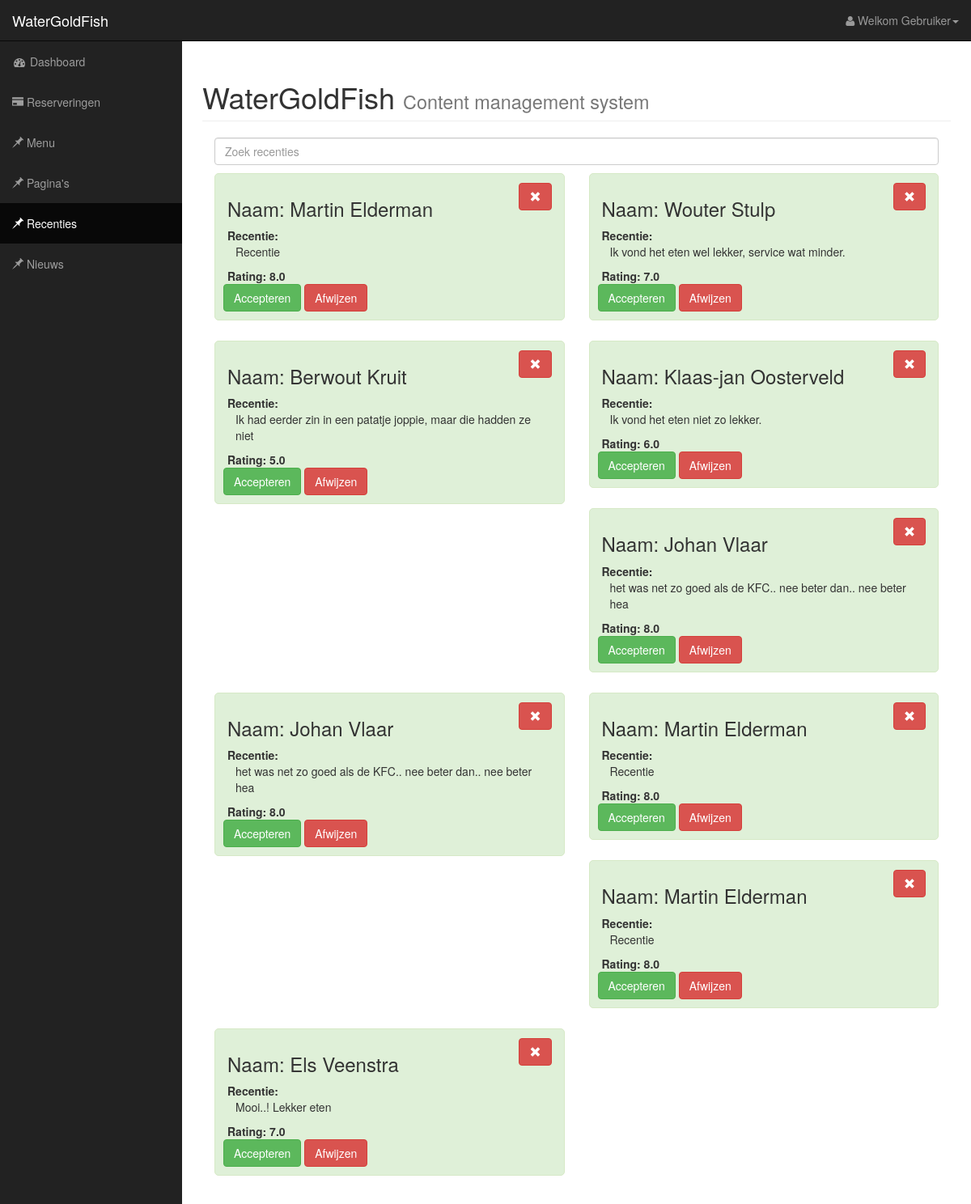
The app's page /recenties.php with its own data.
### tables this page shows
CREATE TABLE IF NOT EXISTS `recenties` (
  `ID` int(11) NOT NULL,
  `naam` varchar(45) DEFAULT NULL,
  `recentie` longtext,
  `rating` varchar(45) DEFAULT NULL,
  `akkoord` tinyint(1) DEFAULT '0'
);

### recenties.php (the view, shortened to what this page needs)
<!DOCTYPE html>
<html lang="en">
<head>
    <link href="css/bootstrap.min.css" rel="stylesheet">
    <link href="css/default.css" rel="stylesheet">
    <link href="css/recenties.css" rel="stylesheet">
    <link href="fonts/font-awesome/css/font-awesome.min.css" rel="stylesheet" type="text/css">
</head>
<body>
<div id="wrapper">
    <?php
    $currentpage = "recenties";
    require_once 'assets/header.php';
    ?>
    <div id="page-wrapper">
        <div class="container-fluid">
            <div class="row">
                <div class="col-lg-12">
                    <h1 class="page-header">
                        WaterGoldFish
                        <small>Content management system</small>
                    </h1>
                    <div class="col-lg-12">
                        <input type="search" class="form-control" id="input-search" placeholder="Zoek recenties" >
                    </div>
                    <div class="searchable-container">
                        <?php
                        $db = new PDO("mysql:host=127.0.0.1;dbname=CMS","root","root");
                        $sql = "SELECT * FROM recenties";
                        $stmt = $db->prepare($sql);
                        $stmt->execute();
                        while ($arr = $stmt->fetch(PDO::FETCH_ASSOC)) {
                            if($arr['akkoord'] == 0) {
                                $recenties_kleur = "#ECECEC";
                                $recenties_border = "#D8D8D8";
                            } else {
                                if ($arr['akkoord'] == 1) {
                                    $recenties_kleur = "#F2DEDE";
                                    $recenties_border = "#EBCCD1";
                                } else {
                                    if ($arr['akkoord'] == 2) {
                                        $recenties_kleur = "#DFF0D8";
                                        $recenties_border = "#D6E9C6";
                                    }
                                }
                            }
                            ?>
                            <div class="items col-md-6 clearfix">
                                <div class="info-block block-info clearfix" style="background-color:<?php echo $recenties_kleur; ?>; border: 1px solid <?php echo $recenties_border; ?>;">
                                    <div class="col-md-12">
                                        <form method="POST">
                                            <button type="submit" id="delete" name="delete" class=" btn btn-danger pull-right glyphicon glyphicon-remove"></button>
                                        </form>
                                    <h3>Naam: <?php echo $arr['naam']; ?></h3></div>
                                    <div class="col-md-12"> <b>Recentie:</b><p> <?php echo $arr['recentie']; ?></p></div>
                                    <div class="col-md-12"> <b>Rating: <?php echo $arr['rating']?></b></div>
                                    <form method="POST">
                                        <button class="btn btn-success" type="submit" name="accept">Accepteren</button>
                                        <button class="btn btn-danger" type="submit" name="decline">Afwijzen</button>
                                    </form>
                                </div>
                            </div>
                        <?php
                        }
                        ?>
                    </div>
                </div>
            </div>
        </div>
    </div>
</div>
</body>
</html>

### assets/header.php (shortened to what this page needs)
<!DOCTYPE html>
<html lang="en">
<body>
<nav class="navbar navbar-inverse navbar-fixed-top" role="navigation">
    <div class="navbar-header">
        <a class="navbar-brand" href="index.php">WaterGoldFish</a>
    </div>
    <ul class="nav navbar-right top-nav">
        <li class="dropdown">
            <a href="#" class="dropdown-toggle" data-toggle="dropdown"><i class="fa fa-user"></i> Welkom Gebruiker<b class="caret"></b></a>
        </li>
    </ul>
    <div class="collapse navbar-collapse navbar-ex1-collapse">
        <ul class="nav navbar-nav side-nav">
            <li class= "<?php if($currentpage =='index'){echo 'active';}?>">
                <a href="index.php"><i class="fa fa-fw fa-dashboard"></i> Dashboard</a>
            </li>
            <li class="<?php if($currentpage =='reserveringen'){echo 'active';}?>">
                <a href="reserveringen.php"><i class=" glyphicon glyphicon-credit-card"></i> Reserveringen</a>
            </li>
            <li class="<?php if($currentpage =='menu'){echo 'active';}?>">
                <a href="menu.php"><i class="glyphicon glyphicon-pushpin"></i> Menu</a>
            </li>
            <li class="<?php if($currentpage =='pagina'){echo 'active';}?>">
                <a href="pagina.php?id=1"><i class="glyphicon glyphicon-pushpin"></i> Pagina's</a>
            </li>
            <li class="<?php if($currentpage =='recenties'){echo 'active';}?>">
                <a href="recenties.php"><i class="glyphicon glyphicon-pushpin"></i> Recenties</a>
            </li>
            <li class="<?php if($currentpage =='nieuws'){echo 'active';}?>">
                <a href="nieuws.php"><i class="glyphicon glyphicon-pushpin"></i> Nieuws</a>
            </li>
        </ul>
    </div>
</nav>
</body>

### css/default.css (style rules this page uses)
body { margin-top: 100px; background-color: #ffffff; adding-top:20px; }
@media (min-width:768px) { body { margin-top: 50px; } }
#wrapper { padding-left: 0; }
#page-wrapper { width: 100%; padding: 0; background-color: #fff; min-height: 500px;!important; }
@media (min-width:768px) { #wrapper { padding-left: 225px; } }
@media (min-width:768px) { #page-wrapper { padding: 10px; } }
.top-nav { padding: 0 15px; }
.top-nav>li { display: inline-block; float: left; }
.top-nav>li>a { padding-top: 15px; padding-bottom: 15px; line-height: 20px; color: #999; }
@media (min-width:768px) { .side-nav { position: fixed; top: 51px; left: 225px; width: 225px; margin-left: -225px; border: none; border-radius: 0; overflow-y: auto; background-color: #222; bottom: 0; overflow-x: hidden; padding-bottom: 40px; } }
@media (min-width:768px) { .side-nav>li>a { width: 225px; } }
.info-block { margin-bottom:25px }

### css/recenties.css (style rules this page uses)
.form-control { margin-bottom: 10px; }
.info-block.block-info.clearfix { border-radius: 5px; padding-top: 10px; }
.info-block.block-info.clearfix p { margin-left: 10px; }
.btn.btn-success { margin-left: 10px; margin-bottom: 10px; }
.btn.btn-danger { margin-bottom: 10px; }

### records on screen
recenties: naam "Martin Elderman", recentie "Recentie", rating "8.0"
recenties: naam "Wouter Stulp", recentie "Ik vond het eten wel lekker, service wat minder.", rating "7.0"
recenties: naam "Berwout Kruit", recentie "Ik had eerder zin in een patatje joppie, maar die hadden ze niet", rating "5.0"
recenties: naam "Klaas-jan Oosterveld", recentie "Ik vond het eten niet zo lekker.", rating "6.0"
recenties: naam "Johan Vlaar", recentie "het was net zo goed als de KFC.. nee beter dan.. nee beter hea", rating "8.0"
recenties: naam "Johan Vlaar", recentie "het was net zo goed als de KFC.. nee beter dan.. nee beter hea", rating "8.0"
recenties: naam "Martin Elderman", recentie "Recentie", rating "8.0"
recenties: naam "Martin Elderman", recentie "Recentie", rating "8.0"
recenties: naam "Els Veenstra", recentie "Mooi..! Lekker eten", rating "7.0"
